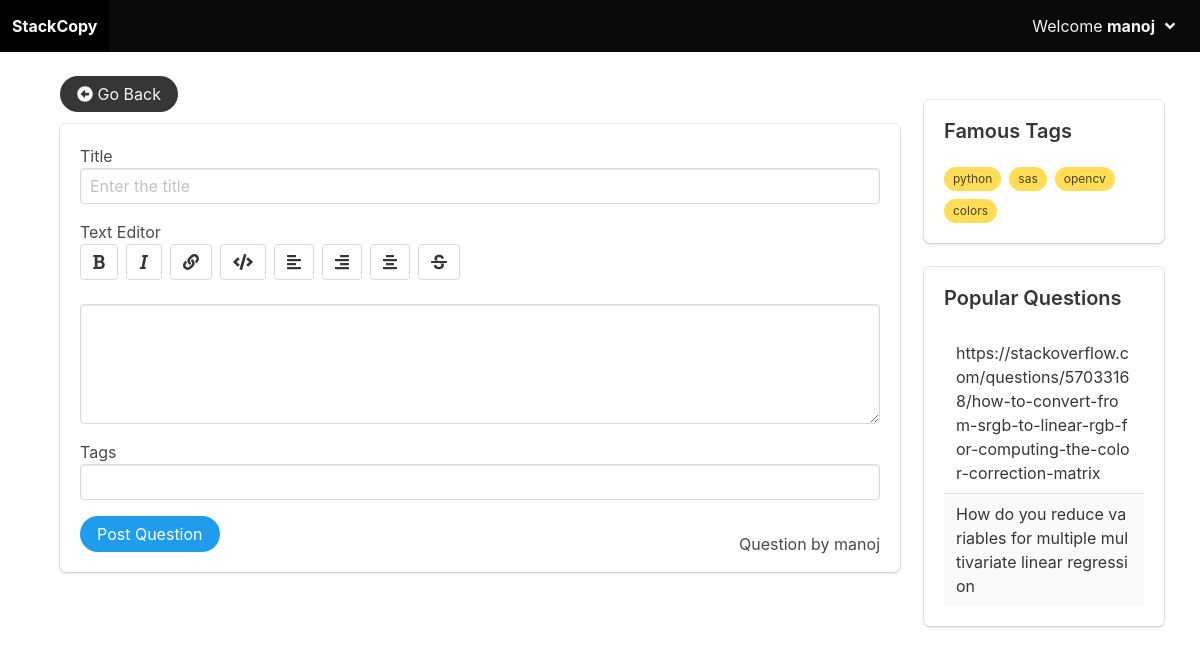
/askquestion (signed in), run on the app's committed database.
### forums/models.py (models this page shows, shortened)
class Tags(models.Model):
    tag_name = models.CharField(max_length=50, null=False, blank=False)

class Questions(models.Model):
    user = models.ForeignKey(User, on_delete=models.CASCADE)
    title = models.CharField(max_length=100, null=False, blank=False)
    desc = models.TextField(null=False, blank=False)
    last_updated = models.DateTimeField(auto_now=True)
    date_closed = models.DateTimeField(null=True, blank=True)
    tags = models.ManyToManyField('Tags', blank=True)
    votes = models.ManyToManyField('Votes', blank=True)

### forums/views/questions.py (the view)
# urls.py: path('askquestion', AskQuestionView.as_view(), name='askquestion'),
class AskQuestionView(View):
    def get(self, request):
        if not request.user.is_authenticated:
            return redirect("questions")
        famous_tags = Tags.objects.values('tag_name').annotate(count=Count('questions__pk')).order_by('-count')[:10]
        popular_questions = Questions.objects.values('title').annotate(
            count=Count('pk', filter=Q(votes__vote=1))).order_by('-count')
        return render(
            request,
            template_name='forums/askquestions.html',
            context={
                'famous_tags': famous_tags,
                'popular_questions': popular_questions,
            },
        )

### templates/forums/askquestions.html (shortened to what this page needs)
{% extends 'forums/base.html' %}
{% load static %}
{% block content %}
    <a class="button is-rounded is-dark" href="{% url 'questions' %}" style="margin-top: 2%;margin-left: 5%;">
        <i class="fas fa-arrow-alt-circle-left"></i>&nbspGo Back
    </a>
    <div class="box" style="width: 70%;margin-left: 5%; margin-top: 1%">
        <h5>Title</h5>
        <input type="text" class="input required" placeholder="Enter the title" id="Q_title">
        <h5 style="margin-top: 2%;">Text Editor</h5>
        <div class="buttons">
            <button class="button" onclick="bold();" id="b_bold"><i class="fas fa-bold"></i></button>
            <button class="button" onclick="italic();" id="b_italic"><i class="fas fa-italic"></i>
            </button>
            <button class="button" onclick="link();" id="b_link"><i class="fas fa-link"></i></button>
            <button class="button" onclick="code();" id="b_code"><i class="fas fa-code"></i></button>
            <button class="button" onclick="lalign();" id="b_lalign"><i class="fas fa-align-left"></i>
            </button>
            <button class="button" onclick="ralign();" id="b_ralign"><i class="fas fa-align-right"></i></button>
            <button class="button" onclick="calign();" id="b_calign"><i class="fas fa-align-center"></i></button>
            <button class="button" onclick="strike();" id="b_strike"><i class="fas fa-strikethrough"></i></button>
        </div>
        <div contenteditable="true" class="textarea" id="editor" style="height: auto;overflow: auto"></div>
        <h5 style="margin-top: 2%;">Tags</h5>
        <input type="text" class="input" id="Q_tags">
        <button class="button is-rounded is-info" onclick="postQuestion();" style="margin-top: 2%;">Post Question
        </button>
        <span style="margin-top: 4%;float: right;">Question by {{ user.username }}</span>
    </div>
{% endblock %}

### templates/forums/base.html (shortened to what this page needs)
<!DOCTYPE html>
{% load static %}
<html lang="en">
<head>
    <link rel="stylesheet" href="{% static 'forums/bulma.css' %}">
</head>
<body>
<nav class="navbar is-black" role="navigation">
    <div class="navbar-brand">
        <a class="navbar-item" href="{% url 'questions' %}">
            <strong>StackCopy</strong>
        </a>
    </div>
    {% if user.is_authenticated %}
        <div class="navbar-end">
            <div class="navbar-item">
                <div class="dropdown is-right">
                    <div class="dropdown-trigger">
                        <button class="button is-dark" style="background-color: rgba(0, 0, 0, 0);">
                            <span>Welcome <b>{{ user.username }}</b></span>
                            <span class="icon is-small">
                                <i class="fas fa-angle-down"></i>
                            </span>
                        </button>
                    </div>
                </div>
            </div>
        </div>
    {% endif %}
</nav>
<div class="container" style="position: absolute;width: 20%;margin-right: 3%;margin-top: 4%;right: 0%;">
    <div class="box">
        <h5 class="title is-5">Famous Tags</h5>
        <div class="tags">
            {% for tag in famous_tags %}
                <span class="tag is-warning is-rounded">{{ tag.tag_name }}</span>
            {% endfor %}
        </div>
    </div>
    <div class="box">
        <h5 class="title is-5">Popular Questions</h5>
        <table class="table is-striped is-hoverable is-fullwidth">
            {% for question in popular_questions %}
                <tr>
                    <td style="word-break: break-all;">{{ question.title }}</td>
                </tr>
            {% endfor %}
        </table>
    </div>
</div>
{% block content %}
{% endblock %}
</body>
</html>

### data on the page
Tags: tag_name "python"
Tags: tag_name "sas"
Tags: tag_name "opencv"
Tags: tag_name "colors"
Questions: title "https://stackoverflow.com/questions/57033168/how-to-convert-from-srgb-to-linear-rgb-for-computing-the-color-correction-matrix"
Questions: title "How do you reduce variables for multiple multivariate linear regression"

### other printed values
{{ user.username }} "manoj"
